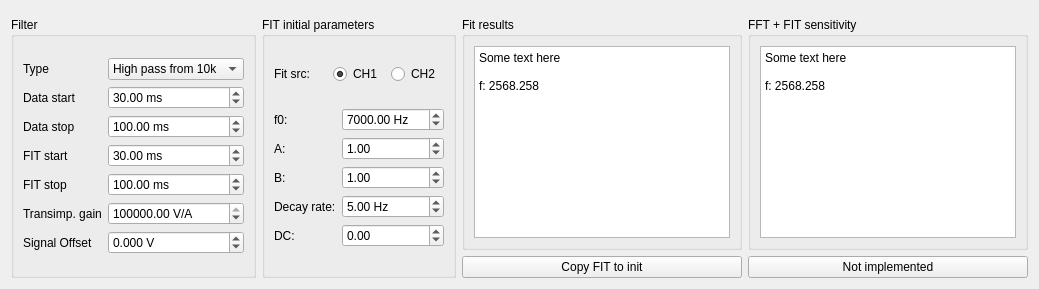
      <widget class="QWidget" name="tab_FIT">
       <attribute name="title">
        <string>FIT of the FAP</string>
       </attribute>
       <layout class="QVBoxLayout" name="verticalLayout_12">
        <item>
         <widget class="QWidget" name="FITPlotPlaceholder" native="true">
          <property name="sizePolicy">
           <sizepolicy hsizetype="Preferred" vsizetype="Expanding">
            <horstretch>0</horstretch>
            <verstretch>0</verstretch>
           </sizepolicy>
          </property>
         </widget>
        </item>
        <item>
         <layout class="QHBoxLayout" name="horizontalLayout_2">
          <item>
           <widget class="QGroupBox" name="groupBox_7">
            <property name="title">
             <string>Filter</string>
            </property>
            <layout class="QVBoxLayout" name="verticalLayout_10">
             <item>
              <layout class="QGridLayout" name="gridLayout_9">
               <item row="1" column="0">
                <widget class="QLabel" name="label_18">
                 <property name="sizePolicy">
                  <sizepolicy hsizetype="Minimum" vsizetype="Preferred">
                   <horstretch>0</horstretch>
                   <verstretch>0</verstretch>
                  </sizepolicy>
                 </property>
                 <property name="text">
                  <string>Data start</string>
                 </property>
                </widget>
               </item>
               <item row="2" column="0">
                <widget class="QLabel" name="label_19">
                 <property name="sizePolicy">
                  <sizepolicy hsizetype="Minimum" vsizetype="Preferred">
                   <horstretch>0</horstretch>
                   <verstretch>0</verstretch>
                  </sizepolicy>
                 </property>
                 <property name="text">
                  <string>Data stop</string>
                 </property>
                </widget>
               </item>
               <item row="3" column="1">
                <widget class="QDoubleSpinBox" name="doubleSpinBox_FITStart_ms">
                 <property name="suffix">
                  <string> ms</string>
                 </property>
                 <property name="maximum">
                  <double>1000.000000000000000</double>
                 </property>
                 <property name="singleStep">
                  <double>0.100000000000000</double>
                 </property>
                 <property name="value">
                  <double>30.000000000000000</double>
                 </property>
                </widget>
               </item>
               <item row="4" column="1">
                <widget class="QDoubleSpinBox" name="doubleSpinBox_FITStop_ms">
                 <property name="suffix">
                  <string> ms</string>
                 </property>
                 <property name="maximum">
                  <double>1000.000000000000000</double>
                 </property>
                 <property name="singleStep">
                  <double>0.100000000000000</double>
                 </property>
                 <property name="value">
                  <double>100.000000000000000</double>
                 </property>
                </widget>
               </item>
               <item row="0" column="1">
                <widget class="QComboBox" name="comboBox_FilterType">
                 <property name="currentIndex">
                  <number>0</number>
                 </property>
                 <item>
                  <property name="text">
                   <string>High pass from 10k</string>
                  </property>
                 </item>
                 <item>
                  <property name="text">
                   <string>Band pass 1-12k</string>
                  </property>
                 </item>
                 <item>
                  <property name="text">
                   <string>Band pass 8-22k</string>
                  </property>
                 </item>
                 <item>
                  <property name="text">
                   <string>Band pass 18-32k</string>
                  </property>
                 </item>
                 <item>
                  <property name="text">
                   <string>Low pass up to 12k</string>
                  </property>
                 </item>
                </widget>
               </item>
               <item row="5" column="1">
                <widget class="QDoubleSpinBox" name="doubleSpinBox_TransImp_Gain">
                 <property name="toolTip">
                  <string>Used for Shot noise calculation only when conversion from V to A is required.</string>
                 </property>
                 <property name="suffix">
                  <string> V/A</string>
                 </property>
                 <property name="maximum">
                  <double>100000000.000000000000000</double>
                 </property>
                 <property name="singleStep">
                  <double>1.000000000000000</double>
                 </property>
                 <property name="value">
                  <double>1000000.000000000000000</double>
                 </property>
                </widget>
               </item>
               <item row="1" column="1">
                <widget class="QDoubleSpinBox" name="doubleSpinBox_FilterStart_ms">
                 <property name="suffix">
                  <string> ms</string>
                 </property>
                 <property name="maximum">
                  <double>1000.000000000000000</double>
                 </property>
                 <property name="singleStep">
                  <double>0.100000000000000</double>
                 </property>
                 <property name="value">
                  <double>30.000000000000000</double>
                 </property>
                </widget>
               </item>
               <item row="4" column="0">
                <widget class="QLabel" name="label_25">
                 <property name="sizePolicy">
                  <sizepolicy hsizetype="Minimum" vsizetype="Preferred">
                   <horstretch>0</horstretch>
                   <verstretch>0</verstretch>
                  </sizepolicy>
                 </property>
                 <property name="text">
                  <string>FIT stop</string>
                 </property>
                </widget>
               </item>
               <item row="5" column="0">
                <widget class="QLabel" name="label_34">
                 <property name="sizePolicy">
                  <sizepolicy hsizetype="Minimum" vsizetype="Preferred">
                   <horstretch>0</horstretch>
                   <verstretch>0</verstretch>
                  </sizepolicy>
                 </property>
                 <property name="text">
                  <string>Transimp. gain</string>
                 </property>
                </widget>
               </item>
               <item row="2" column="1">
                <widget class="QDoubleSpinBox" name="doubleSpinBox_FilterStop_ms">
                 <property name="suffix">
                  <string> ms</string>
                 </property>
                 <property name="maximum">
                  <double>1000.000000000000000</double>
                 </property>
                 <property name="singleStep">
                  <double>0.100000000000000</double>
                 </property>
                 <property name="value">
                  <double>100.000000000000000</double>
                 </property>
                </widget>
               </item>
               <item row="0" column="0">
                <widget class="QLabel" name="label_17">
                 <property name="sizePolicy">
                  <sizepolicy hsizetype="Minimum" vsizetype="Preferred">
                   <horstretch>0</horstretch>
                   <verstretch>0</verstretch>
                  </sizepolicy>
                 </property>
                 <property name="text">
                  <string>Type</string>
                 </property>
                </widget>
               </item>
               <item row="3" column="0">
                <widget class="QLabel" name="label_24">
                 <property name="sizePolicy">
                  <sizepolicy hsizetype="Minimum" vsizetype="Preferred">
                   <horstretch>0</horstretch>
                   <verstretch>0</verstretch>
                  </sizepolicy>
                 </property>
                 <property name="text">
                  <string>FIT start</string>
                 </property>
                </widget>
               </item>
               <item row="6" column="1">
                <widget class="QDoubleSpinBox" name="doubleSpinBox_SignalOffset">
                 <property name="toolTip">
                  <string>Used for Shot noise calculation only. It indicates voltage substracted from the signal before oscilloscope.</string>
                 </property>
                 <property name="suffix">
                  <string> V</string>
                 </property>
                 <property name="decimals">
                  <number>3</number>
                 </property>
                 <property name="minimum">
                  <double>-10.000000000000000</double>
                 </property>
                 <property name="maximum">
                  <double>10.000000000000000</double>
                 </property>
                 <property name="singleStep">
                  <double>0.001000000000000</double>
                 </property>
                 <property name="value">
                  <double>0.000000000000000</double>
                 </property>
                </widget>
               </item>
               <item row="6" column="0">
                <widget class="QLabel" name="label_35">
                 <property name="sizePolicy">
                  <sizepolicy hsizetype="Minimum" vsizetype="Preferred">
                   <horstretch>0</horstretch>
                   <verstretch>0</verstretch>
                  </sizepolicy>
                 </property>
                 <property name="text">
                  <string>Signal Offset</string>
                 </property>
                </widget>
               </item>
              </layout>
             </item>
            </layout>
           </widget>
          </item>
          <item>
           <widget class="QGroupBox" name="groupBox_8">
            <property name="title">
             <string>FIT initial parameters</string>
            </property>
            <layout class="QVBoxLayout" name="verticalLayout_11">
             <item>
              <layout class="QHBoxLayout" name="horizontalLayout_4">
               <item>
                <widget class="QLabel" name="label_27">
                 <property name="text">
                  <string>Fit src:</string>
                 </property>
                </widget>
               </item>
               <item>
                <widget class="QRadioButton" name="radioButton_FITSource_CH1">
                 <property name="text">
                  <string>CH1</string>
                 </property>
                 <property name="checked">
                  <bool>true</bool>
                 </property>
                </widget>
               </item>
               <item>
                <widget class="QRadioButton" name="radioButton_FITSource_CH2">
                 <property name="text">
                  <string>CH2</string>
                 </property>
                </widget>
               </item>
              </layout>
             </item>
             <item>
              <layout class="QGridLayout" name="gridLayout_12">
               <item row="2" column="1">
                <widget class="QDoubleSpinBox" name="doubleSpinBox_FIT_B">
                 <property name="minimum">
                  <double>-10.000000000000000</double>
                 </property>
                 <property name="maximum">
                  <double>10.000000000000000</double>
                 </property>
                 <property name="singleStep">
                  <double>0.100000000000000</double>
                 </property>
                 <property name="value">
                  <double>1.000000000000000</double>
                 </property>
                </widget>
               </item>
               <item row="0" column="1">
                <widget class="QDoubleSpinBox" name="doubleSpinBox_FIT_f0">
                 <property name="suffix">
                  <string> Hz</string>
                 </property>
                 <property name="maximum">
                  <double>1000000.000000000000000</double>
                 </property>
                 <property name="value">
                  <double>7000.000000000000000</double>
                 </property>
                </widget>
               </item>
               <item row="4" column="1">
                <widget class="QDoubleSpinBox" name="doubleSpinBox_FIT_DC">
                 <property name="minimum">
                  <double>-10.000000000000000</double>
                 </property>
                 <property name="maximum">
                  <double>10.000000000000000</double>
                 </property>
                 <property name="singleStep">
                  <double>0.100000000000000</double>
                 </property>
                 <property name="value">
                  <double>0.000000000000000</double>
                 </property>
                </widget>
               </item>
               <item row="2" column="0">
                <widget class="QLabel" name="label_21">
                 <property name="text">
                  <string>B:</string>
                 </property>
                </widget>
               </item>
               <item row="0" column="0">
                <widget class="QLabel" name="label_20">
                 <property name="text">
                  <string>f0:</string>
                 </property>
                </widget>
               </item>
               <item row="1" column="1">
                <widget class="QDoubleSpinBox" name="doubleSpinBox_FIT_A">
                 <property name="minimum">
                  <double>-10.000000000000000</double>
                 </property>
                 <property name="maximum">
                  <double>10.000000000000000</double>
                 </property>
                 <property name="singleStep">
                  <double>0.100000000000000</double>
                 </property>
                 <property name="value">
                  <double>1.000000000000000</double>
                 </property>
                </widget>
               </item>
               <item row="4" column="0">
                <widget class="QLabel" name="label_23">
                 <property name="text">
                  <string>DC:</string>
                 </property>
                </widget>
               </item>
               <item row="1" column="0">
                <widget class="QLabel" name="label_22">
                 <property name="text">
                  <string>A:</string>
                 </property>
                </widget>
               </item>
               <item row="3" column="0">
                <widget class="QLabel" name="label_26">
                 <property name="text">
                  <string>Decay rate:</string>
                 </property>
                </widget>
               </item>
               <item row="3" column="1">
                <widget class="QDoubleSpinBox" name="doubleSpinBox_FIT_Gamma">
                 <property name="suffix">
                  <string> Hz</string>
                 </property>
                 <property name="minimum">
                  <double>0.000000000000000</double>
                 </property>
                 <property name="maximum">
                  <double>50.000000000000000</double>
                 </property>
                 <property name="singleStep">
                  <double>0.100000000000000</double>
                 </property>
                 <property name="value">
                  <double>5.000000000000000</double>
                 </property>
                </widget>
               </item>
              </layout>
             </item>
            </layout>
           </widget>
          </item>
          <item>
           <layout class="QGridLayout" name="gridLayout_FITRES">
            <item row="1" column="0">
             <widget class="QPushButton" name="pushButton_Set_FIT_init">
              <property name="toolTip">
               <string>Copy result of the fit to init window and to the pump frequency.</string>
              </property>
              <property name="text">
               <string>Copy FIT to init</string>
              </property>
             </widget>
            </item>
            <item row="0" column="0">
             <widget class="QGroupBox" name="groupBox_FIT_Results">
              <property name="title">
               <string>Fit results</string>
              </property>
              <layout class="QVBoxLayout" name="verticalLayout_14">
               <item>
                <widget class="QPlainTextEdit" name="plainTextEdit_FITResults">
                 <property name="sizePolicy">
                  <sizepolicy hsizetype="Preferred" vsizetype="Preferred">
                   <horstretch>0</horstretch>
                   <verstretch>0</verstretch>
                  </sizepolicy>
                 </property>
                 <property name="readOnly">
                  <bool>true</bool>
                 </property>
                 <property name="plainText">
                  <string>Some text here

f: 2568.258</string>
                 </property>
                </widget>
               </item>
              </layout>
             </widget>
            </item>
            <item row="1" column="1">
             <widget class="QPushButton" name="pushButton">
              <property name="text">
               <string>Not implemented</string>
              </property>
             </widget>
            </item>
            <item row="0" column="1">
             <widget class="QGroupBox" name="groupBox_10">
              <property name="title">
               <string>FFT + FIT sensitivity</string>
              </property>
              <layout class="QVBoxLayout" name="verticalLayout_13">
               <item>
                <widget class="QPlainTextEdit" name="plainTextEdit_SensitivityFFT">
                 <property name="sizePolicy">
                  <sizepolicy hsizetype="Preferred" vsizetype="Preferred">
                   <horstretch>0</horstretch>
                   <verstretch>0</verstretch>
                  </sizepolicy>
                 </property>
                 <property name="readOnly">
                  <bool>true</bool>
                 </property>
                 <property name="plainText">
                  <string>Some text here

f: 2568.258</string>
                 </property>
                </widget>
               </item>
              </layout>
             </widget>
            </item>
           </layout>
          </item>
         </layout>
        </item>
       </layout>
      </widget>
